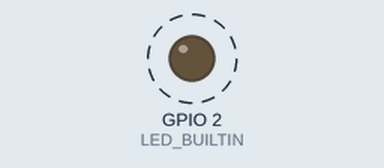
The sketch below on a simulated ESP8266 (NodeMCU). Shown: output pins drawn as LEDs (lit = HIGH, except the on-board LED, lit = LOW). Dashed ring = blinking. WiFi joins after 1.5 s; servers stay silent unless stated; random numbers use the default seed unless the sketch sets one; what the sketch prints to the serial monitor is not drawn.

Above: at 1.7 s.
Timing chart, 0 to 4.5 s (numbered marks = the images above):
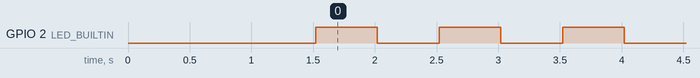

Measured:
- by itself, GPIO 2 (LED_BUILTIN): alternates HIGH for 0.50 s and LOW for 0.50 s

The sketch:

WaterTankLevelsOld.ino
```cpp
#include <ESP8266WiFi.h>
#include "authorization.h"

WiFiServer server(80);

double waterTankLevel = 0.0;
double waterTankEmptyResistence = 0; // resistence measured when water tank is empty
double waterTankFullResistence = 192; // resistence measured when water tank is full

void setup() {
  Serial.begin(9600);

  pinMode(LED_BUILTIN, OUTPUT);

  delay(10);

  // Connect to WiFi network
  Serial.println();
  Serial.println();
  Serial.print("Connecting to ");
  Serial.println(ssid);

  WiFi.begin(ssid, password);

  while (WiFi.status() != WL_CONNECTED) {
    delay(500);
    Serial.print(".");
  }
  Serial.println("");
  Serial.println("WiFi connected");

  // Start the server
  server.begin();
  Serial.println("Server started");

  // Print the IP address
  Serial.print("Use this URL : ");
  Serial.print("http://");
  Serial.print(WiFi.localIP());
  Serial.println("/");


  // if analog input pin 0 is unconnected, random analog
  // noise will cause the call to randomSeed() to generate
  // different seed numbers each time the sketch runs.
  // randomSeed() will then shuffle the random function.
  randomSeed(analogRead(0));
}

void loop() {
  int sensorwaterTankLevel = random(100); // analogRead(A0);
  waterTankLevel = map(sensorwaterTankLevel, waterTankFullResistence, waterTankEmptyResistence, 0, 100);

  waterTankLevel = max(waterTankLevel, 0.0);
  waterTankLevel = min(waterTankLevel, 100.0);


  // Check if a client has connected
  WiFiClient client = server.available();
  if (!client) {

    digitalWrite(LED_BUILTIN, HIGH);   // turn the LED on (HIGH is the voltage level)
    delay(500);                       // wait for a second
    digitalWrite(LED_BUILTIN, LOW);    // turn the LED off by making the voltage LOW
    delay(500);                       // wait for a second
    return;
  }

  // Wait until the client sends some data
  Serial.println("new client");
  while(!client.available()){
    //delay(1);
    digitalWrite(LED_BUILTIN, HIGH);   // turn the LED on (HIGH is the voltage level)
    delay(500);                       // wait for a second
    digitalWrite(LED_BUILTIN, LOW);    // turn the LED off by making the voltage LOW
    delay(500);                       // wait for a second
  }

  // Return the response
  client.println("HTTP/1.1 200 OK");
  client.println("Content-Type: text/json");
  client.println(""); //  do not forget this one
  client.println("{");
  client.print("\"waterTankLevel\":");
  client.println(waterTankLevel);
  client.println("}");

  digitalWrite(LED_BUILTIN, HIGH);   // turn the LED on (HIGH is the voltage level)
  delay(1000);                       // wait for a second
  digitalWrite(LED_BUILTIN, LOW);    // turn the LED off by making the voltage LOW

  delay(1);
  Serial.println("Client disconnected");
  Serial.println("");
}
```

authorization.h
```cpp
const char* ssid = "<ssid>";
const char* password = "<password>";
```
